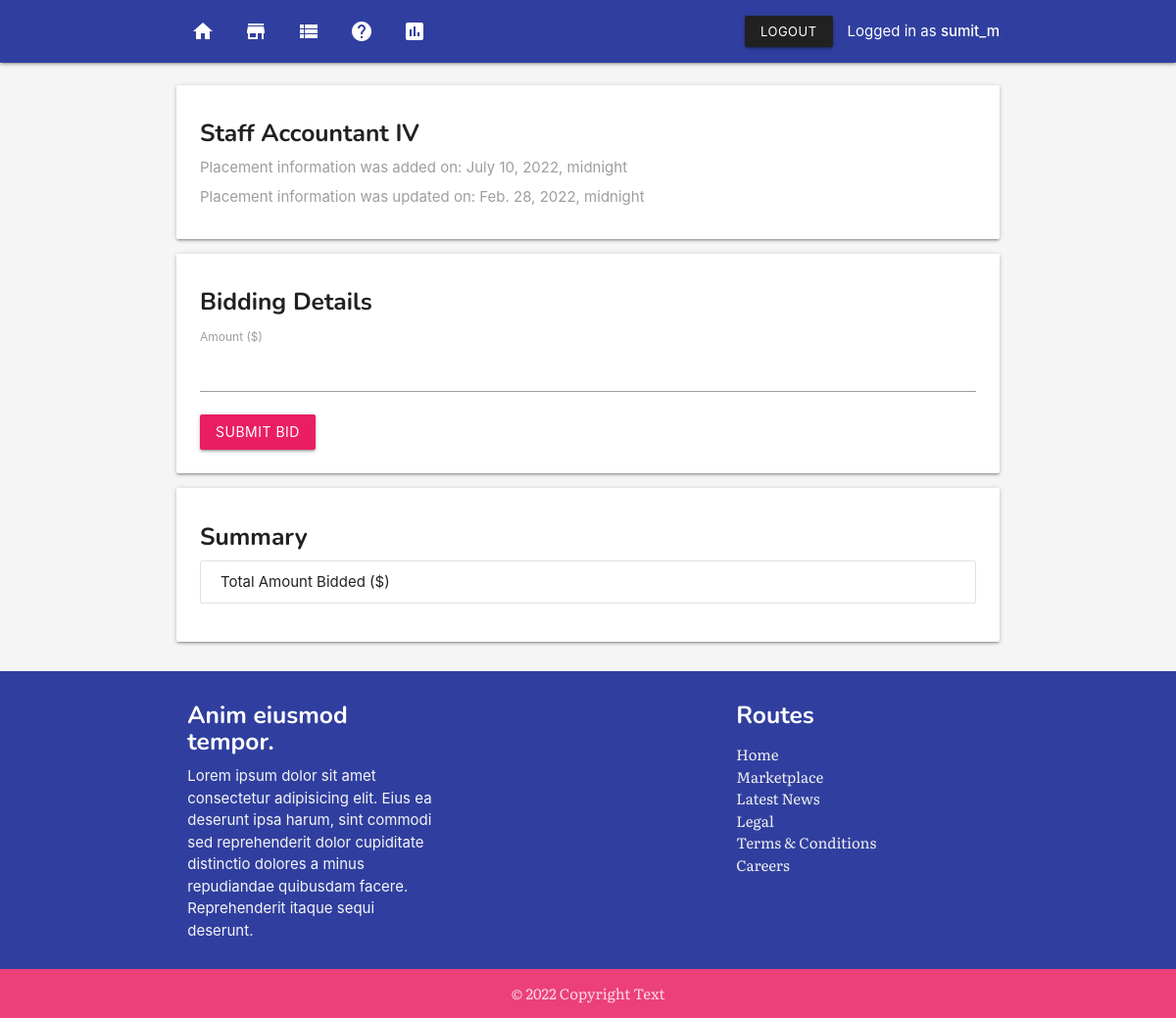
/marketplace/2/ (signed in), run on the app's committed database.
### core/models.py (models this page shows, shortened)
class User(AbstractUser):
    first_name = models.CharField(max_length=255, null=True)
    last_name = models.CharField(max_length=150, null=True)
    email = models.EmailField(unique=True)
    address = models.CharField(max_length=300, null=True)
    phone = models.CharField(
        max_length=10,
        null=True,
        validators=[
            MinLengthValidator(10)
        ]
    )
    age = models.CharField(max_length=5, null=True)
    birth_date = models.DateField(null=True)

### system/models.py (models this page shows, shortened)
class Auction(models.Model):
    title = models.CharField(max_length=255)
    slug = models.SlugField()
    start_time = models.DateTimeField(null=True)
    end_time = models.DateTimeField(null=True)
    start_price = models.DecimalField(max_digits=10, decimal_places=2, null=True)
    created = models.DateTimeField(auto_now_add=True)
    modified = models.DateTimeField(auto_now=True)
    winner = models.ForeignKey(User, on_delete=models.CASCADE, null=True)

### system/views.py (the view, shortened to what this page needs)
# urls.py: path('marketplace/<auction_id>/', views.auction_detail, name='auction-detail'),
@login_required
def auction_detail(request, auction_id):
    auction = get_object_or_404(Auction, pk=auction_id)
    context = {
        'auction': auction,
    }
    return render(request, 'auction_detail.html', context)

### templates/auction_detail.html (shortened to what this page needs)
{% extends 'base.html' %}
{% block content %}
{% include 'nav.html' %}
<section class="section">
    <section class="container">
            <div class="card">
                    <div class="card-content">
                        <h5>{{ auction.title }}</h5>
                        <p class="grey-text">Placement information was added on: {{ auction.created }}</p>
                        <p class="grey-text">Placement information was updated on: {{ auction.modified }}</p>
                    </div>
                </div>
       <div class="card">
           <div class="card-content">
               <form action="" method="POST" class="form">
               <h5>Bidding Details</h5>
               <label for="">
                   Amount ($)
               </label>
               <input name="amount" required id="amount" type="number" min=1>
               <button type="submit" style="margin-top: 1rem;" class="btn pink waves-effect waves-light">Submit Bid</button>
            </form>
           </div>
       </div>
       <div class="card">
            <div class="card-content">
                <h5>Summary</h5>
                <ul class="collection">
                    <li class="collection-item">Total Amount Bidded ($)
                    </li>
                </ul>
            </div>
        </div>
    </section>
</section>
{% include 'footer.html' %}
{% endblock content %}

### templates/nav.html (shortened to what this page needs)
<nav>
<div class="nav-wrapper indigo darken-2">
    <div class="container">
    <ul class="left hide-on-med-and-down">
            <li><a href="{% url 'system:home' %}"><i class="material-icons">home</i></a></li>
        <li><a href="{% url 'system:auctions' %}"><i class="material-icons">store</i></a></li>
        <li><a href="{% url 'system:bid-summary' %}"><i class="material-icons">view_list</i></a></li>
        <li><a href="{% url 'system:about' %}"><i class="material-icons">help</i></a></li>
        <li><a href="{% url 'system:dashboard' %}"><i class="material-icons">insert_chart</i></a></li>
    </ul>
    <ul class="right hide-on-med-and-down">
            {% if user.is_authenticated %}
            <li><a class="btn-small waves-effect waves-light grey darken-4" href="{% url 'core:logout' %}">Logout</a></li>
            <li>Logged in as <strong>{{ user.username }}</strong></li>
        {% endif %}
    </ul>
</div>
</div>
</nav>

### templates/base.html (style rules this page uses)
p { margin-top: 0.5rem !important; margin-bottom: 0.5rem!important; }
h1, h2, h3, h4, h5, h6 { margin-top: .5em !important; font-family: 'Nunito', sans-serif; font-weight: bold; }
body { display: flex; min-height: 100vh; flex-direction: column; }

### data on the page
User: username "sumit_m"
Auction: title "Staff Accountant IV", created "July 10, 2022, midnight", modified "Feb. 28, 2022, midnight"
